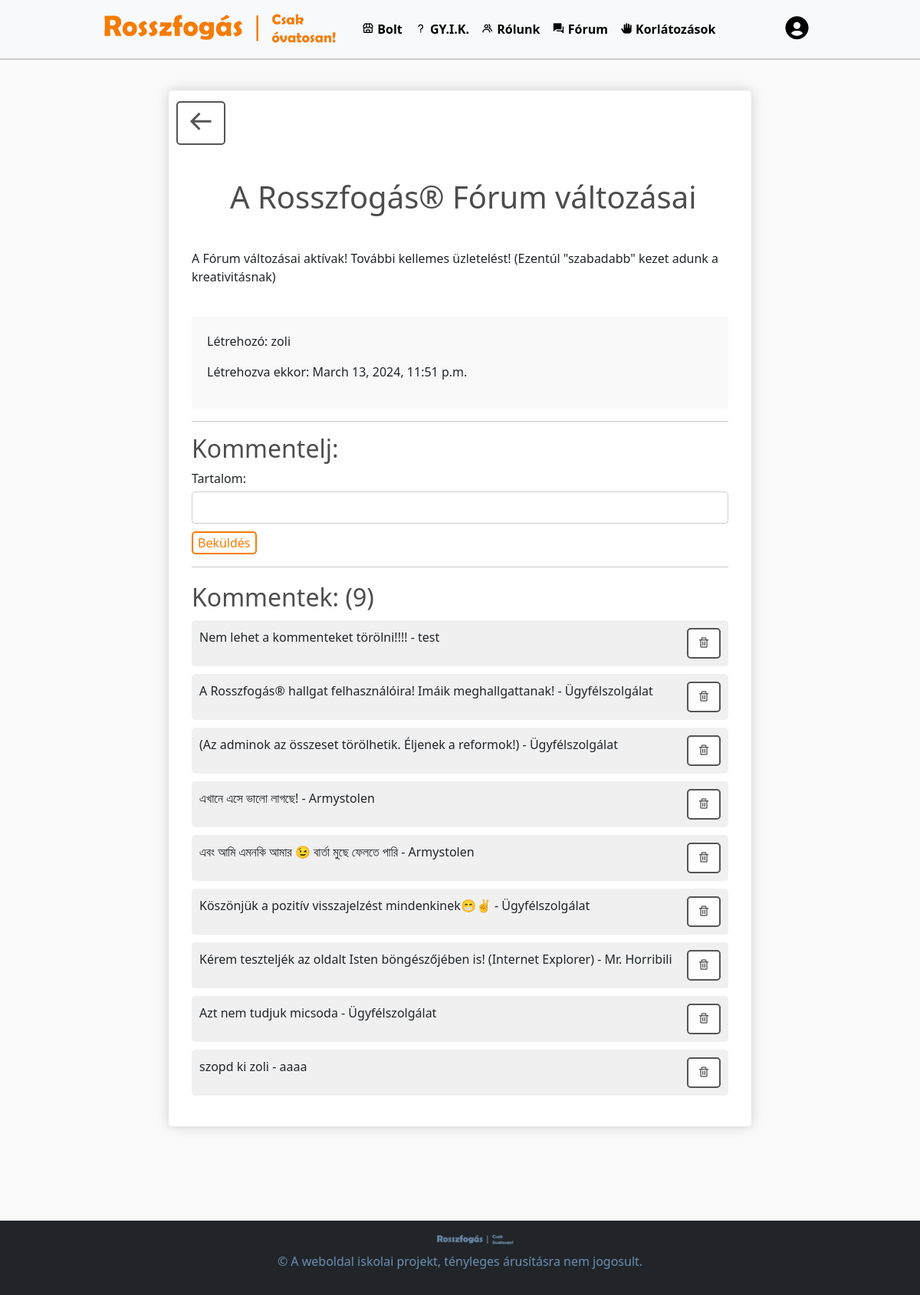
/fiok/topic/39/ (signed in), run on the app's committed database.
### default/models.py (models this page shows, shortened)
class Topic(models.Model):
    creator = models.ForeignKey(User, on_delete=models.CASCADE)
    title = models.CharField(max_length=80, null=True)
    leiras = models.CharField(max_length=150, null=True, blank=True, default="Ehhez a témához nem tartozik leírás")
    created_at = models.DateTimeField(auto_now_add=True)

class Comment(models.Model):
    topic = models.ForeignKey(Topic, on_delete=models.CASCADE)
    commenter = models.ForeignKey(User, on_delete=models.CASCADE)
    content = models.TextField(max_length=75, null=True)
    created_at = models.DateTimeField(auto_now_add=True)

### account/views.py (the view)
# urls.py: path('topic/<int:topic_id>/', views.topic_detail, name="topic_detail"),
def topic_detail(request, topic_id):
    topic = get_object_or_404(Topic, id=topic_id)
    comments = Comment.objects.filter(topic=topic)
    num_comments = comments.count()
    current_user = request.user
    customer = Customer.objects.get(user=current_user)
    if request.method == 'POST':
        form = CommentForm(request.POST)
        if form.is_valid():
            comment = form.save(commit=False)
            comment.topic = topic
            comment.commenter = request.user
            comment.save()
            return redirect('topic_detail', topic_id=topic.id)
    else:
        form = CommentForm()
    return render(request, 'account/topic_detail.html', {'customer': customer, 'topic': topic, 'comments': comments, 'form': form, 'num_comments': num_comments})

### account/forms.py
class CommentForm(forms.ModelForm):
    class Meta:
        model = Comment
        fields = ['content']

### account/templates/account/topic_detail.html (shortened to what this page needs)
{% extends "default/layout.html" %}
{% load static %}
{% block body %}
<div class="row">
    <div class="col-lg-12 mx-auto" style="margin-top: 20px;">
        <div class="box-element" id="form-wrapper">
            <div id="user-info profile-info">
                <div class="col-auto mt-1">
                    <a href="{% url 'forumcucc' %}" class="btn back-btn"><i class='bx bx-arrow-back bx-md' style="margin-bottom: 5px;"></i></a>
                </div>
                <div class="container">
                    <br>
                    <h1>{{ topic.title }}</h1>
                    <br>
                    <p>{{ topic.leiras }}</p>
                    <br>
                    <div class="topic">
                        <p>Létrehozó: {{ topic.creator }}</p>
                        <p>Létrehozva ekkor: {{ topic.created_at }}</p>
                    </div>
                    <hr>
                        {% if not customer.banned_forum %}
                            <h2>Kommentelj:</h2>
                            <form method="post">
                                <label for="title">Tartalom:</label>
                                <input type="text" id="content" name="content" maxlength="75">
                                <button type="submit" class="user-btn">Beküldés</button>
                            </form>
                        {% elif customer.banned_forum == True %}
                            <h2>Nem kommentelhetsz!</h2>
                            <h3>A kommenteléstől <span style="color: red"><b>el vagy tiltva!</b></span></h3>
                        {% endif %}
                    <hr>
                    <div class="comments">
                        <h2 style="margin-bottom: 10px;">Kommentek: ({{ num_comments }})</h2>
                        {% for comment in comments %}
                            <div class="comment" style="display: flex; justify-content: space-between; margin-bottom: 10px;">
                                <div class="comment-content" style="flex-grow: 1;">
                                    <p>{{ comment.content }} - {{ comment.commenter }}</p>
                                </div>
                                <div class="delete-button" style="margin-left: 10px;">
                                    {% if comment.commenter == request.user or user.is_superuser %}
                                        <form action="{% url 'delete_comment' comment.id %}" method="post">
                                            <button class="btn back-btn" type="submit"><i class='bx bx-trash'></i></button>
                                        </form>
                                    {% endif %}
                                </div>
                            </div>
                        {% endfor %}
                    </div>
                </div>
            </div>
        </div>
    </div>
</div>
{% endblock %}

### default/static/default/styles.css (style rules this page uses)
body { background-color: hsl(0, 0%, 98%); margin: 0; min-height:100vh; flex: 1; padding: 0; padding-bottom: 200px; position: relative; }
html { position: relative; height: 100%; }
h1, h2, h3, h4, h5, h6 { color: hsl(0, 0%, 30%); }
.box-element { box-shadow: hsl(0, 0%, 80%) 0 0 16px; background-color: #fff; border-radius: 4px; padding: 10px; }
.col-lg-4, .col-lg-6, .col-lg-8, .col-lg-12 { margin-top: 10px; }
.btn { border-radius: 0; }
.back-btn { background-color: #fff; color: #555555; border: 2px solid #555555; border-radius: 5px; }
.user-btn { background-color: #fff; color: #F77C01; border: 2px solid #F77C01; border-radius: 5px; }
form { display: flex; flex-wrap: wrap; }
label { display: block; margin-bottom: 5px; }
input, select, textarea { width: 100%; padding: 8px; margin-bottom: 10px; border: 1px solid #ccc; border-radius: 4px; }

### account/templates/account/topic_detail.html (style rules this page uses)
.container { max-width: 800px; margin: 0 auto; padding: 20px; }
h1 { text-align: left; margin-bottom: 20px; margin-left: 50px; }
.topic { background-color: #f9f9f9; padding: 20px; border-radius: 5px; }
.comments { margin-top: 20px; }
.comment { background-color: #f0f0f0; padding: 10px; border-radius: 5px; margin-bottom: 10px; }
.container { word-wrap: break-word; }

### data on the page
Topic: title "A Rosszfogás® Fórum változásai", leiras "A Fórum változásai aktívak! További kellemes üzletelést! (Ezentúl \"szabadabb\" kezet adunk a kreativitásnak)", creator "zoli", created_at "March 13, 2024, 11:51 p.m."
Comment: content "Nem lehet a kommenteket törölni!!!!", commenter "test"
Comment: content "A Rosszfogás® hallgat felhasználóira! Imáik meghallgattanak!", commenter "Ügyfélszolgálat"
Comment: content "(Az adminok az összeset törölhetik. Éljenek a reformok!)", commenter "Ügyfélszolgálat"
Comment: content "এখানে এসে ভালো লাগছে!", commenter "Armystolen"
Comment: content "এবং আমি এমনকি আমার 😉 বার্তা মুছে ফেলতে পারি", commenter "Armystolen"
Comment: content "Köszönjük a pozitív visszajelzést mindenkinek😁✌️", commenter "Ügyfélszolgálat"
Comment: content "Kérem teszteljék az oldalt Isten böngészőjében is! (Internet Explorer)", commenter "Mr. Horribili"
Comment: content "Azt nem tudjuk micsoda", commenter "Ügyfélszolgálat"
Comment: content "szopd ki zoli", commenter "aaaa"

### other printed values
{{ num_comments }} "9"
